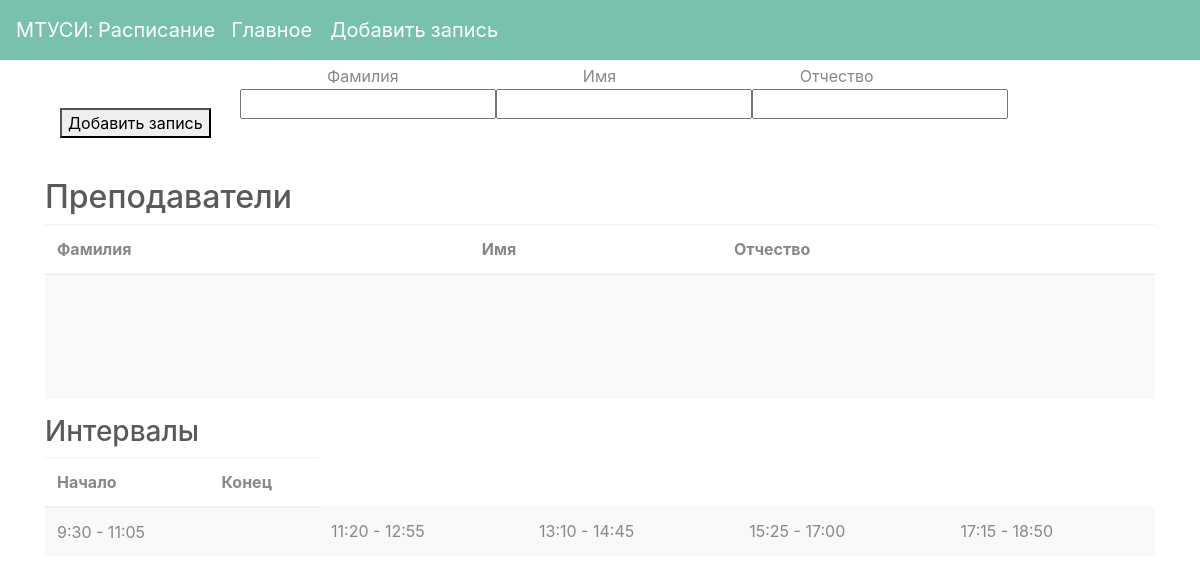
Screenshot of /lecturers with the database file from the repository.
### Models/Lecturer.py (models this page shows)
class Lecturer(db.Model):
    __tablename__ = 'lecturer'
    id = db.Column(db.Integer, primary_key=True)
    name_lecturer = db.Column(db.String(30))

### Models/Interval.py (models this page shows)
class Interval(db.Model):
    __tablename__ = 'interval'
    id = db.Column(db.Integer, primary_key=True)
    begintime = db.Column(db.String(30))

### Routes/Lecturers.py (the view)
@lecturers.route('/lecturers')
def index():
    return render_template('Index.html',
                           schedules=Schedule.query.all(),
                           lecturers=Lecturer.query.all(),
                           intervals=Interval.query.all(),
                           subjects=Subject.query.all(),
                           groups=Group.query.all())

### templates/Index.html (shortened to what this page needs)
<!DOCTYPE html>
<html lang="en">
<head>
    <link rel="stylesheet" type="text/css" href="/static/css/bootstrap.min.css">
</head>
<body>
{% include "Nav.html" %}
<form action = "/lecturers" method="POST">
    <div class="TextLabel" align="center">
  <div class="bblock"> <label for="last_name"> Фамилия </label> </div>
  <div class="bblock"> <label for="first_name"> Имя </label> </div>
  <div class="bblock"> <label for="patronymic"> Отчество </label> </div></div>
<br>
    <div class="EnterInput" align="center">
        <div class="TextInput"> <input type="text" name = "last_name"> </div>
    <div class="TextInput"> <input type="text" name = "first_name"> </div>
    <div class="TextInput"> <input type="text" name = "patronymic"> </div></div>
    <br>
  <div class = "ButtonClick"> <button type="submit">Добавить запись</button>
  </div>
</form>
<div class="container">
    <div class="table">
        <h2>Преподаватели</h2>
        <table class="table table-hover">
    <thead>
    <tr>
        <th scope="col">Фамилия</th>
        <th scope="col">Имя</th>
        <th scope="col">Отчество</th>
    </tr>
    </thead>
    <tbody>
    {% for lecturer in lecturers %}
    <tr class="table-light">
        <td>{{ lecturer.last_name }}</td>
        <td>{{ lecturer.first_name }}</td>
        <td>{{ lecturer.patronymic }}</td>
    {% endfor %}
    </tr>
    </tbody>
</table>
    </div>
    <div class="table">
        <h3>Интервалы</h3>
        <table class="table table-hover">
    <thead>
    <tr>
        <th scope="col">Начало</th>
        <th scope="col">Конец</th>
    </tr>
    </thead>
   <tr class="table-light">
    {% for interval in intervals %}
        <td>{{ interval.begintime }}</td>
        <td>{{ interval.endtime}}</td>
    {% endfor %}
    </tr>
</table>
    </div>
</div>
</body>
</html>

### templates/Index.html (style rules this page uses)
.bblock { display: table-cell; width: 400px; height: 40px; text-align: center; vertical-align: middle; }
.TextLabel { position:absolute; left:20%; right:20%; display: table; display: inline-block; }
.TextInput { display: table-cell; width: 400px; height: 40px; text-align: center; vertical-align: middle; }
.EnterInput { position:absolute; left:20%; right:20%; display: table; display: inline-block; }
.ButtonClick { position: relative; left: 5%; height: 70px; width: 400px; }

### rows the page displays
Interval: begintime "9:30 - 11:05"
Interval: begintime "11:20 - 12:55"
Interval: begintime "13:10 - 14:45"
Interval: begintime "15:25 - 17:00"
Interval: begintime "17:15 - 18:50"
